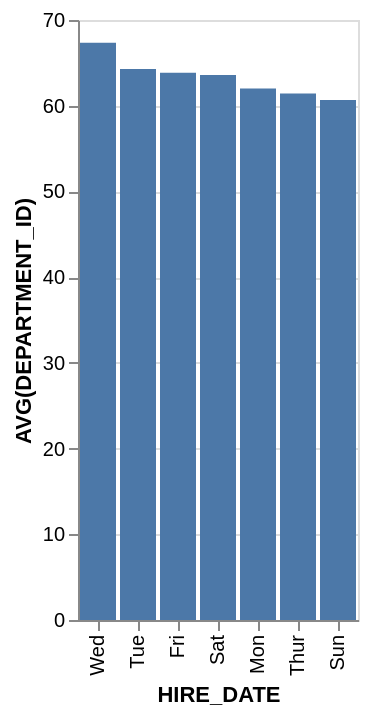

Vega-Lite specification stored for this chart:
### Vega-Lite specification from a JSON file in a GitHub repository (floating-point values rounded to 4 significant figures)
{"data": {"values": [{"x_data": "Wed", "y_data": 67.33}, {"x_data": "Tue", "y_data": 64.29}, {"x_data": "Fri", "y_data": 63.85}, {"x_data": "Sat", "y_data": 63.57}, {"x_data": "Mon", "y_data": 62}, {"x_data": "Thur", "y_data": 61.43}, {"x_data": "Sun", "y_data": 60.67}]}, "mark": "bar", "encoding": {"x": {"field": "x_data", "type": "nominal", "title": "HIRE_DATE", "sort": {"op": "sum", "field": "y_data", "order": "descending"}}, "y": {"field": "y_data", "type": "quantitative", "title": "AVG(DEPARTMENT_ID)"}}}
